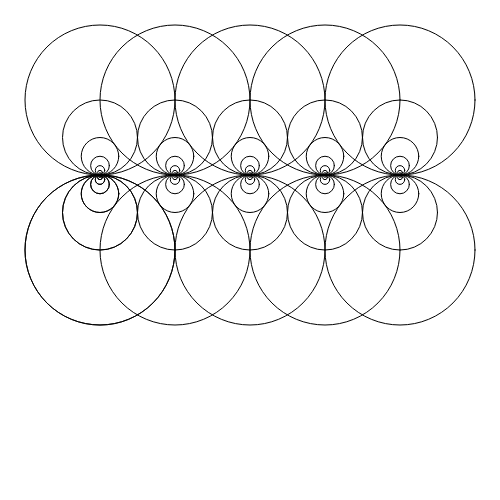
Frame 1 (no input)
Frame 2 (the mouse pressed at the canvas centre, redrawn once): identical to frame 1, image omitted

The p5.js sketch that drew this single still picture (run headless with seeded random() and noise() and a simulated clock; the mouse was pressed at the canvas centre and the sketch redrawn once):

// p5.js sketch
// ── sketch.js
var cnv;

function centerCanvas() {
  var x = (windowWidth - width) / 2;
  var y = (windowHeight - height) / 2;
  cnv.position(x, y);
}

function setup() {
  cnv = createCanvas(500, 500);
  centerCanvas();
  noLoop()
}

function windowResized() {
  centerCanvas();
}

function draw() {    
  background(255);
  x=100
  y=250
  d=150
  drawTheCircle(x,y,d,true)
  for(let i = 0; i < 5; i++){
    drawTheCircle(x+(d/2)*i,y,d,true)
    drawTheCircle(x+(d/2)*i,y-d,d,false)
  }
  // drawTheCircle(x-(d/2)*1,y,d,true)
  // drawTheCircle(x-(d/2)*2,y,d,true)
  // drawTheCircle(x,y-d,d,false)
  // drawTheCircle(x-d/2,y-d/2,d,false)
  // drawTheCircle(x+d/2,y-d/2,d,false)
}


function drawTheCircle(x,y,d,check){
  for(let i=0; i<10; i++){
      circle(x,y,d)
      noFill()
      d/=2
    if(check){
      y-=d/2
    }else{
      y+=d/2
    }
  }
}
